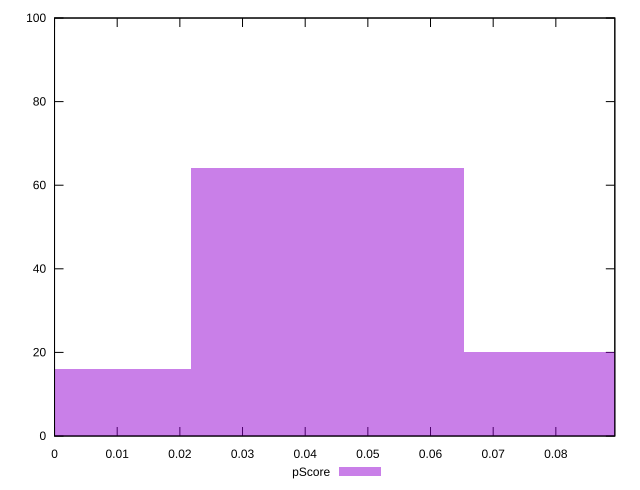

Generate this figure with gnuplot:
reset

$pScore <<EOF
0 16
0.043510810307225777 64
0.08702162061445155 20
EOF

set key outside below
set boxwidth 0.043510810307225777
set xrange [0:0.08941176470588236]
set yrange [0:100]
set trange [0:100]
set style fill transparent solid 0.5 noborder
set terminal svg size 640, 490 enhanced background rgb 'white'
set output "report_00009_2021-02-08T22-37-41.559Z/uses-http2/samples/pages+cached/pScore/histogram.svg"

plot $pScore title "pScore" with boxes

reset
